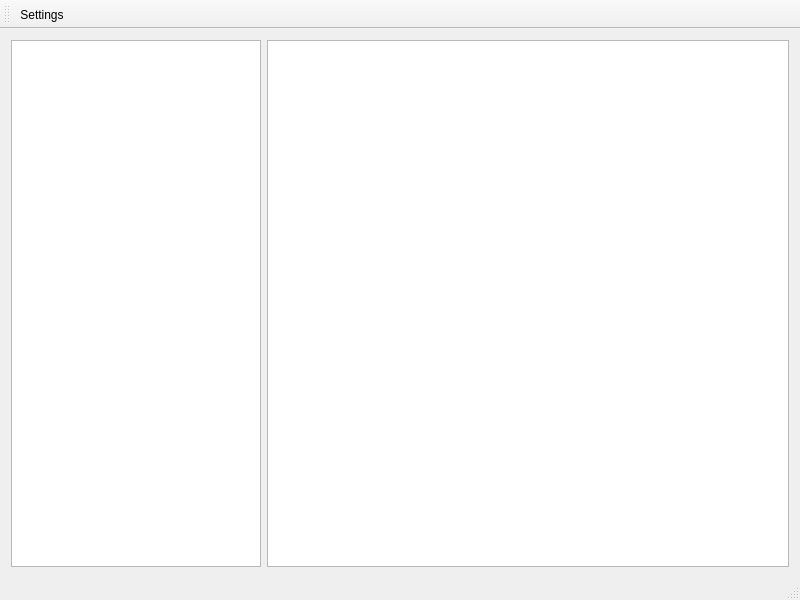
<?xml version="1.0" encoding="UTF-8"?>
<ui version="4.0">
 <class>ScannerClass</class>
 <widget class="QMainWindow" name="ScannerClass">
  <property name="geometry">
   <rect>
    <x>0</x>
    <y>0</y>
    <width>800</width>
    <height>600</height>
   </rect>
  </property>
  <property name="windowTitle">
   <string>C168II Scanner</string>
  </property>
  <widget class="QWidget" name="centralWidget">
   <layout class="QVBoxLayout" name="verticalLayout">
    <item>
     <layout class="QHBoxLayout" name="horizontalLayout">
      <item>
       <widget class="QListView" name="vehicleList">
        <property name="maximumSize">
         <size>
          <width>250</width>
          <height>16777215</height>
         </size>
        </property>
       </widget>
      </item>
      <item>
       <widget class="QPlainTextEdit" name="vehicleDetail">
        <property name="font">
         <font>
          <family>微软雅黑</family>
          <pointsize>12</pointsize>
         </font>
        </property>
        <property name="readOnly">
         <bool>true</bool>
        </property>
       </widget>
      </item>
     </layout>
    </item>
   </layout>
  </widget>
  <widget class="QToolBar" name="mainToolBar">
   <attribute name="toolBarArea">
    <enum>TopToolBarArea</enum>
   </attribute>
   <attribute name="toolBarBreak">
    <bool>false</bool>
   </attribute>
   <addaction name="actionSettings"/>
  </widget>
  <widget class="QStatusBar" name="statusBar"/>
  <action name="actionSettings">
   <property name="icon">
    <iconset resource="scanner.qrc">
     <normaloff>:/Scanner/images/settings.png</normaloff>:/Scanner/images/settings.png</iconset>
   </property>
   <property name="text">
    <string>Settings</string>
   </property>
   <property name="toolTip">
    <string>C168II Configuration</string>
   </property>
  </action>
 </widget>
 <layoutdefault spacing="6" margin="11"/>
 <resources>
  <include location="scanner.qrc"/>
 </resources>
 <connections/>
</ui>
